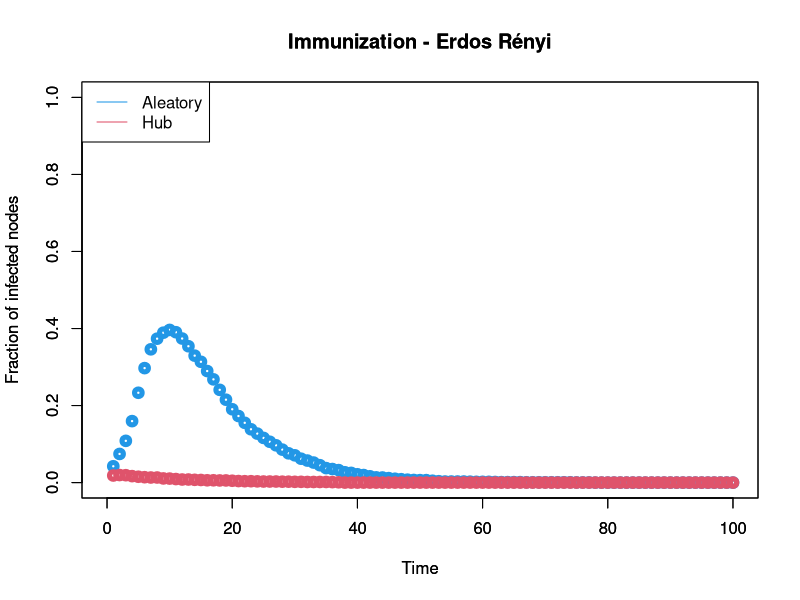

Source code (R):
closeAllConnections()
#graphics.off()
rm(list=ls()) #clear all variables
#set.seed(101) #start the random seed

# set the working directory
#setwd("~/Dropbox/0Programs/R/Networks/Epidemics")

library(igraph) # Load the igraph package

#### MODEL PARAMETERS ####
N = 50; #number of nodes
av.dg = 8; #average degree
m = av.dg/2; # parameter of the BA model
q = 0.1 # rewiring probability in the WS model
p = av.dg/N # probability in the ER model

## MODELS ###
# BA network
#G <- barabasi.game(N, m = av.dg/2, directed = FALSE)
#str = "BA"
G_aleatoria <- erdos.renyi.game(N,p, type =c("gnp"))
# # ER network
G_hub <- sample_pa(N, power = 1, m = av.dg/2)
#str = "ER"
# # WS network
#G <- sample_smallworld(dim=1,size=N, nei = av.dg/2, p = q)
#str = "WS"
# ###### READ FROM FILE ####
#net <- read.table("test-star.txt")
#G <- graph.data.frame(net, directed=FALSE)
#plot(G, layout=layout.kamada.kawai, vertex.color="green")

#G <- make_graph("Zachary") # you can use the Zachary karate club network to test

#### SIR MODEL ####
# states: S:0 I:1 R:2
## Parameters of the SIR model
mu = 0.1 # probability of recovering
beta = 0.2 # probability of transmission
Tmax = 100

f_aleatoria <- function (G)
{
vertice = as.numeric(V(G))
grau = degree(G)
ver_grau = data.frame(vertice,grau)
ver_grau = ver_grau[order(ver_grau$grau,decreasing = T),]
grau = sort(degree(G), decreasing = T) #ordena os grau
targetnodes = seq(1,N)#elemento infectados
Ninf = matrix(0,nrow = N, ncol = Tmax) # matrix that stores the number of infected nodes at each time step
# Ninf[i,t] yields the number of infected nodes at time t when the infection starts on i

for(i in targetnodes){
  # is the seed node
  vstates = matrix(0, nrow = N, ncol = 1)
  print(paste('seed:', i))
  
  recuperado = ver_grau[1:10,1]
  vstates[recuperado] = 2
  
  vstates[i] = 1
  vinfected = which(vstates %in% 1)
  t = 1
  while(length(vinfected) > 0){ # while there are infected nodes
    vinfected = which(vstates %in% 1)
    
    # try to infect all the neighbors of infected nodes at step t
    for(j in vinfected){
      ng = neighbors(G, j)
      for(k in ng){
        if(runif(1,0,1) <= beta){
          if(vstates[k] == 0){# infect only susceptible nodes
            vstates[k] = 1
          } 
        }
      }
    }
    # try to recover all infected nodes at step (t+1)
    for(j in vinfected){
      if(runif(1,0,1) <= mu){
        vstates[j] = 2
      }
    }
    Ninf[i, t] = length(which(vstates %in% 1))/N # store the fraction of infected nodes at time t
    t = t + 1
  }
}
  rhoi = colMeans(Ninf) # average number if infected nodes from the result of each seed node
  return(rhoi)

}

rhoi_aleatory <- f_aleatoria(G_aleatoria)
t_aleatory = seq(1,length(rhoi_aleatory))

rhoi_hub <- f_aleatoria(G_hub)
t_hub = seq(1,length(rhoi_hub))


#----------------------------------------
#  Immunization ER
#----------------------------------------
plot(t_aleatory, rhoi_aleatory, xlab = "Time", ylab = "Fraction of infected nodes", 
     col = 12, lwd=5, xlim = c(0,Tmax), ylim = c(0,1), pch = 21, 
     type="p", main = "Immunization - Erdos Rényi")
par(new=T)
plot(t_hub, rhoi_hub, xlab = "Time", ylab = "Fraction of infected nodes", 
     col = 18, lwd=5, xlim = c(0,Tmax), ylim = c(0,1), pch = 21, 
     type="p", main = "Immunization - Erdos Rényi")
legend("topleft", legend = c("Aleatory","Hub"), col = c(12,18), lty = 1)